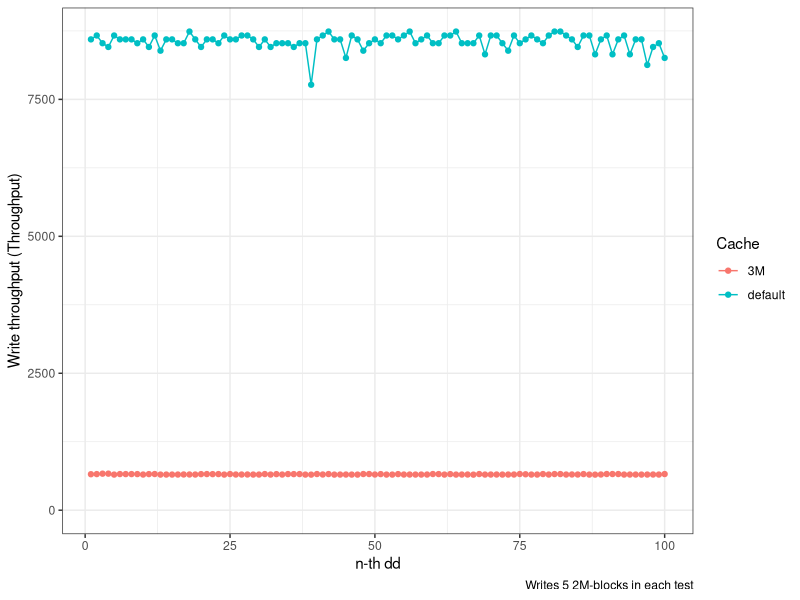

Source code (R):
#!/usr/bin/Rscript --vanilla
library(dplyr)
library(ggplot2)

printf <- function(...) invisible(print(sprintf(...)))

d1 <- read.csv('data/2Mx5-default.csv')
printf('default: mean %.3f sd %.3f', mean(d1$Throughput), sd(d1$Throughput))
d1$Cache <- rep('default', times=nrow(d1))
d2 <- read.csv('data/2Mx5-3M.csv')
printf('3M: mean %.3f sd %.3f', mean(d2$Throughput), sd(d2$Throughput))
d2$Cache <- rep('3M', times=nrow(d2))
#d3 <- read.csv('data/2Mx5-256K-2.csv')
#printf('256K: mean %.3f sd %.3f', mean(d3$Throughput), sd(d3$Throughput))
#d3$Cache <- rep('256K', times=nrow(d3))
d <- rbind(d1, d2)

png(filename='edge-disk-write.png')
p <- ggplot(d, aes(x=Index, y=Throughput, color=Cache)) +
    geom_line() + geom_point() +
    theme_bw() +
    ylim(0, max(d$Throughput)) +
    xlab('n-th dd') +
    ylab('Write throughput (Throughput)') +
    labs(caption='Writes 5 2M-blocks in each test')
p
dev.off()
